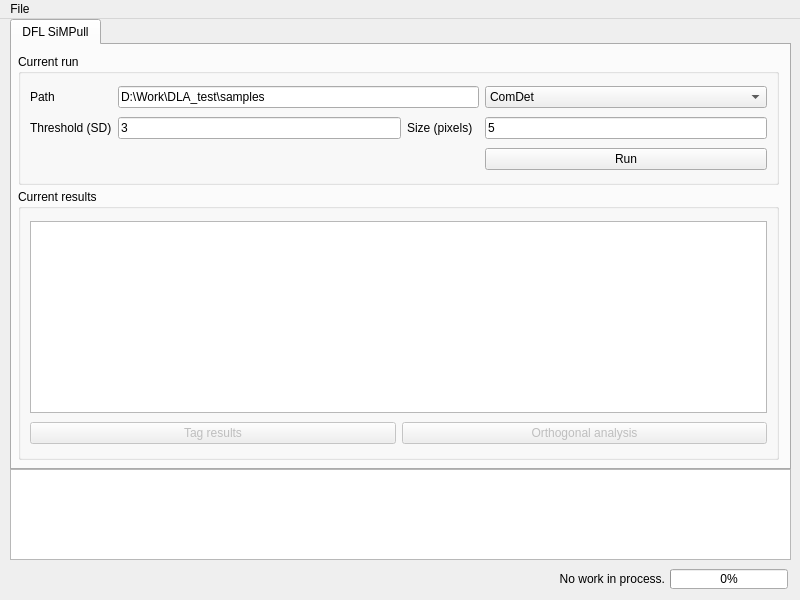
<?xml version="1.0" encoding="UTF-8"?>
<ui version="4.0">
 <class>DiffractionLimitedAnalysis</class>
 <widget class="QMainWindow" name="DiffractionLimitedAnalysis">
  <property name="enabled">
   <bool>true</bool>
  </property>
  <property name="geometry">
   <rect>
    <x>0</x>
    <y>0</y>
    <width>800</width>
    <height>600</height>
   </rect>
  </property>
  <property name="sizePolicy">
   <sizepolicy hsizetype="Preferred" vsizetype="Preferred">
    <horstretch>1</horstretch>
    <verstretch>1</verstretch>
   </sizepolicy>
  </property>
  <property name="minimumSize">
   <size>
    <width>800</width>
    <height>600</height>
   </size>
  </property>
  <property name="maximumSize">
   <size>
    <width>800</width>
    <height>600</height>
   </size>
  </property>
  <property name="windowTitle">
   <string>Diffraction Limited Analysis</string>
  </property>
  <widget class="QWidget" name="mainWidget">
   <widget class="QTabWidget" name="tabWidget">
    <property name="enabled">
     <bool>true</bool>
    </property>
    <property name="geometry">
     <rect>
      <x>10</x>
      <y>0</y>
      <width>781</width>
      <height>451</height>
     </rect>
    </property>
    <property name="sizePolicy">
     <sizepolicy hsizetype="Preferred" vsizetype="Preferred">
      <horstretch>0</horstretch>
      <verstretch>0</verstretch>
     </sizepolicy>
    </property>
    <property name="currentIndex">
     <number>0</number>
    </property>
    <widget class="QWidget" name="mainTab">
     <attribute name="title">
      <string>DFL SiMPull</string>
     </attribute>
     <widget class="QGroupBox" name="main_runBox">
      <property name="geometry">
       <rect>
        <x>6</x>
        <y>9</y>
        <width>761</width>
        <height>131</height>
       </rect>
      </property>
      <property name="sizePolicy">
       <sizepolicy hsizetype="Preferred" vsizetype="Fixed">
        <horstretch>0</horstretch>
        <verstretch>0</verstretch>
       </sizepolicy>
      </property>
      <property name="maximumSize">
       <size>
        <width>16777215</width>
        <height>230</height>
       </size>
      </property>
      <property name="title">
       <string>Current run</string>
      </property>
      <layout class="QGridLayout" name="gridLayout_2">
       <item row="0" column="0">
        <widget class="QLabel" name="main_pathLabel">
         <property name="text">
          <string>Path</string>
         </property>
        </widget>
       </item>
       <item row="1" column="0">
        <widget class="QLabel" name="main_thresholdLabel">
         <property name="text">
          <string>Threshold (SD)</string>
         </property>
        </widget>
       </item>
       <item row="1" column="1">
        <widget class="QLineEdit" name="main_thresholdEntry">
         <property name="text">
          <string>3</string>
         </property>
        </widget>
       </item>
       <item row="1" column="2">
        <widget class="QLabel" name="main_sizeLabel">
         <property name="text">
          <string>Size (pixels)</string>
         </property>
        </widget>
       </item>
       <item row="1" column="4">
        <widget class="QLineEdit" name="main_sizeEntry">
         <property name="text">
          <string>5</string>
         </property>
        </widget>
       </item>
       <item row="2" column="4">
        <widget class="QPushButton" name="main_runButton">
         <property name="text">
          <string>Run</string>
         </property>
         <property name="checkable">
          <bool>false</bool>
         </property>
         <property name="default">
          <bool>false</bool>
         </property>
        </widget>
       </item>
       <item row="0" column="1" colspan="3">
        <widget class="QLineEdit" name="main_pathEntry">
         <property name="text">
          <string>D:\Work\DLA_test\samples</string>
         </property>
        </widget>
       </item>
       <item row="0" column="4">
        <widget class="QComboBox" name="main_methodSelector">
         <item>
          <property name="text">
           <string>ComDet</string>
          </property>
         </item>
         <item>
          <property name="text">
           <string>Trevor</string>
          </property>
         </item>
        </widget>
       </item>
      </layout>
     </widget>
     <widget class="QGroupBox" name="main_resultBox">
      <property name="geometry">
       <rect>
        <x>6</x>
        <y>144</y>
        <width>761</width>
        <height>271</height>
       </rect>
      </property>
      <property name="sizePolicy">
       <sizepolicy hsizetype="Preferred" vsizetype="Fixed">
        <horstretch>0</horstretch>
        <verstretch>0</verstretch>
       </sizepolicy>
      </property>
      <property name="title">
       <string>Current results</string>
      </property>
      <layout class="QGridLayout" name="gridLayout_3">
       <item row="2" column="0">
        <widget class="QPushButton" name="main_tagButton">
         <property name="enabled">
          <bool>false</bool>
         </property>
         <property name="text">
          <string>Tag results</string>
         </property>
        </widget>
       </item>
       <item row="2" column="1">
        <widget class="QPushButton" name="main_oaButton">
         <property name="enabled">
          <bool>false</bool>
         </property>
         <property name="text">
          <string>Orthogonal analysis</string>
         </property>
        </widget>
       </item>
       <item row="0" column="0" colspan="2">
        <widget class="QTableView" name="main_resultTable">
         <property name="sizePolicy">
          <sizepolicy hsizetype="Preferred" vsizetype="Fixed">
           <horstretch>0</horstretch>
           <verstretch>0</verstretch>
          </sizepolicy>
         </property>
         <property name="mouseTracking">
          <bool>false</bool>
         </property>
         <property name="contextMenuPolicy">
          <enum>Qt::DefaultContextMenu</enum>
         </property>
         <property name="editTriggers">
          <set>QAbstractItemView::NoEditTriggers</set>
         </property>
         <property name="dragEnabled">
          <bool>false</bool>
         </property>
         <property name="defaultDropAction">
          <enum>Qt::IgnoreAction</enum>
         </property>
         <property name="selectionMode">
          <enum>QAbstractItemView::ExtendedSelection</enum>
         </property>
         <property name="selectionBehavior">
          <enum>QAbstractItemView::SelectItems</enum>
         </property>
        </widget>
       </item>
      </layout>
     </widget>
    </widget>
   </widget>
   <widget class="LogTextEdit" name="main_logBar">
    <property name="geometry">
     <rect>
      <x>10</x>
      <y>450</y>
      <width>781</width>
      <height>91</height>
     </rect>
    </property>
    <property name="focusPolicy">
     <enum>Qt::WheelFocus</enum>
    </property>
    <property name="sizeAdjustPolicy">
     <enum>QAbstractScrollArea::AdjustIgnored</enum>
    </property>
    <property name="tabChangesFocus">
     <bool>false</bool>
    </property>
    <property name="undoRedoEnabled">
     <bool>false</bool>
    </property>
    <property name="readOnly">
     <bool>true</bool>
    </property>
    <property name="centerOnScroll">
     <bool>false</bool>
    </property>
   </widget>
   <widget class="QProgressBar" name="progressBar">
    <property name="geometry">
     <rect>
      <x>670</x>
      <y>550</y>
      <width>118</width>
      <height>20</height>
     </rect>
    </property>
    <property name="value">
     <number>0</number>
    </property>
   </widget>
   <widget class="QLabel" name="progressBarLabel">
    <property name="geometry">
     <rect>
      <x>404</x>
      <y>550</y>
      <width>261</width>
      <height>20</height>
     </rect>
    </property>
    <property name="text">
     <string>No work in process.</string>
    </property>
    <property name="alignment">
     <set>Qt::AlignRight|Qt::AlignTrailing|Qt::AlignVCenter</set>
    </property>
   </widget>
  </widget>
  <widget class="QMenuBar" name="menubar">
   <property name="geometry">
    <rect>
     <x>0</x>
     <y>0</y>
     <width>800</width>
     <height>26</height>
    </rect>
   </property>
   <widget class="QMenu" name="mainMenu">
    <property name="title">
     <string>File</string>
    </property>
    <addaction name="actionLoad"/>
   </widget>
   <addaction name="mainMenu"/>
  </widget>
  <action name="actionLoad">
   <property name="text">
    <string>Load...</string>
   </property>
  </action>
 </widget>
 <customwidgets>
  <customwidget>
   <class>LogTextEdit</class>
   <extends>QPlainTextEdit</extends>
   <header location="global">customwidgets.py</header>
  </customwidget>
 </customwidgets>
 <resources/>
 <connections/>
</ui>
